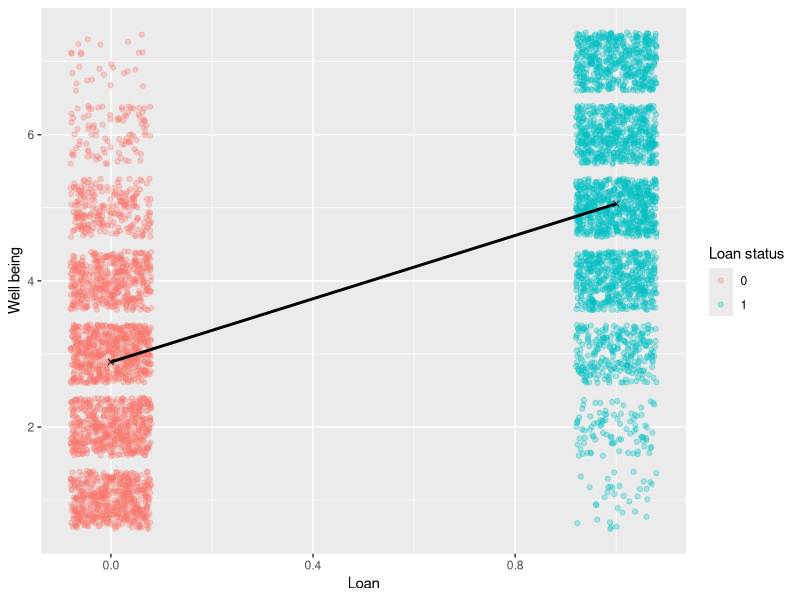
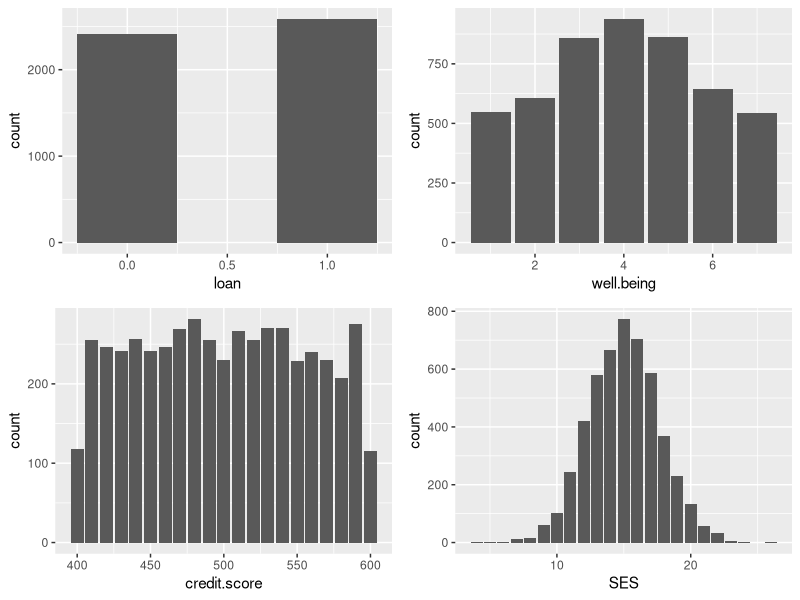
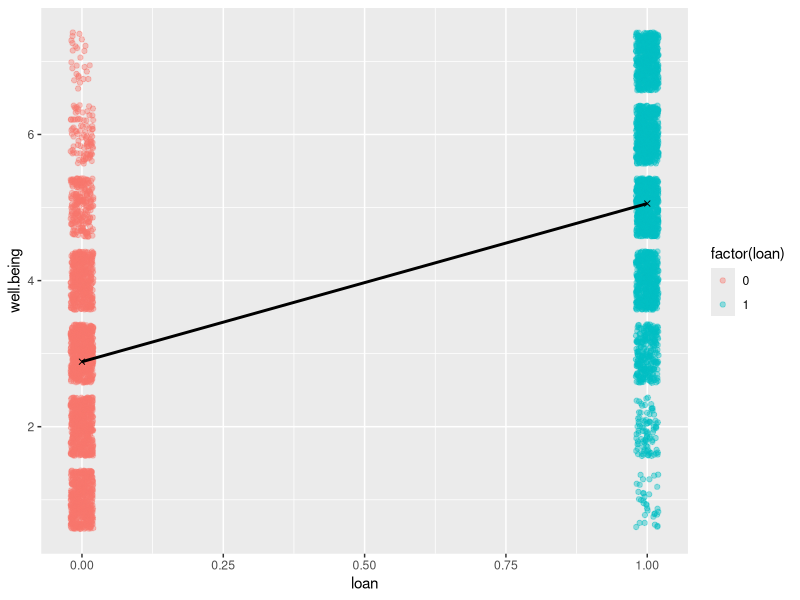
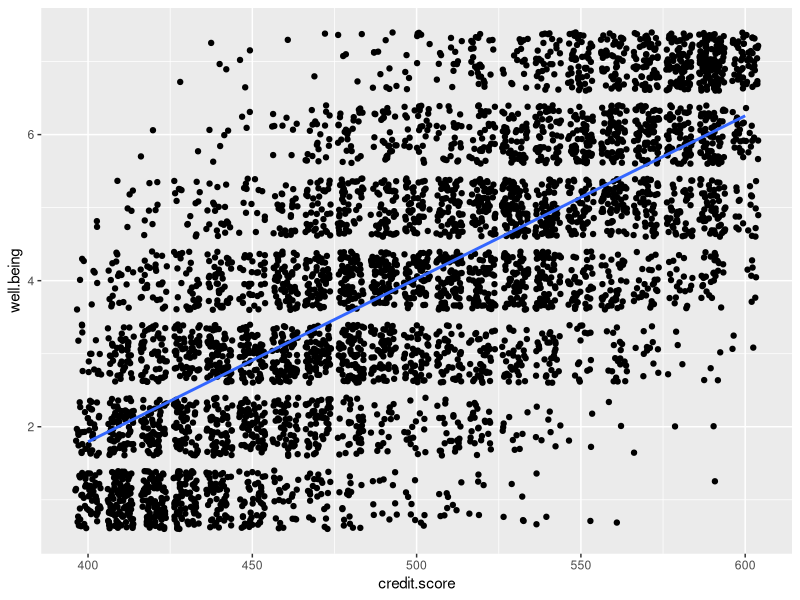
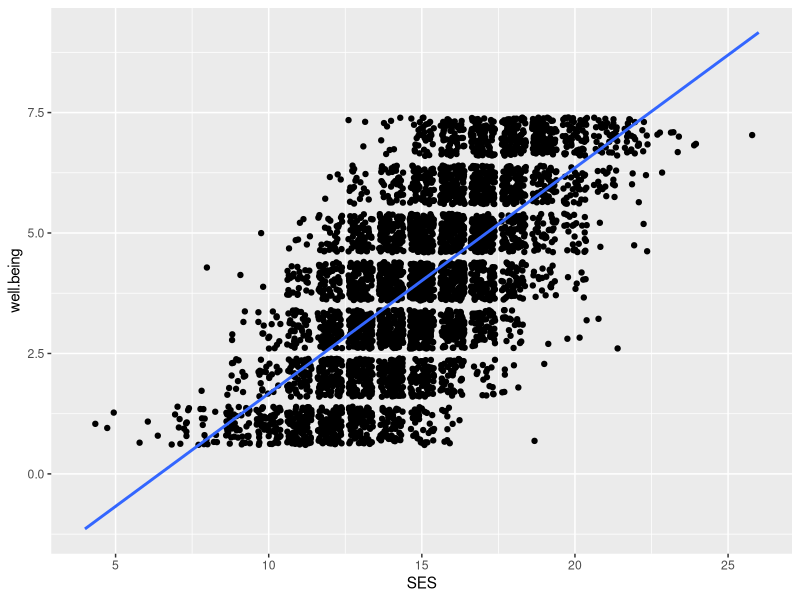
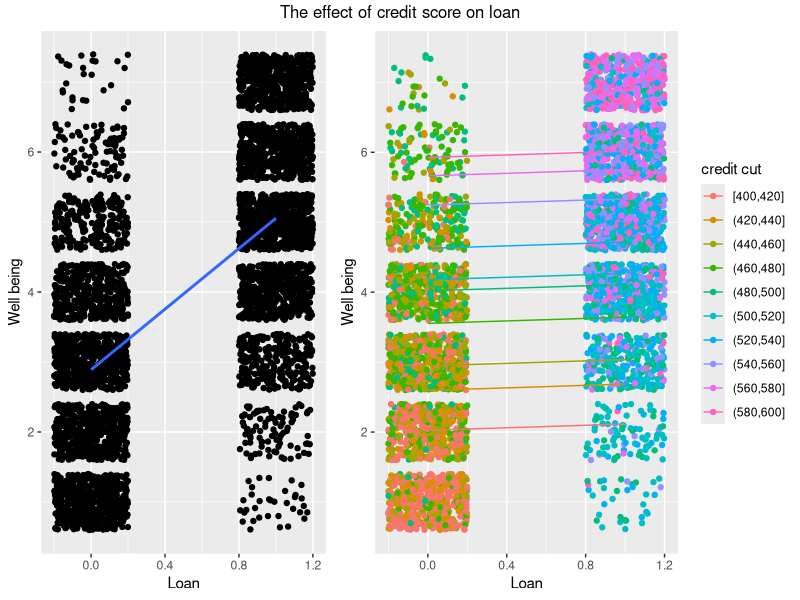
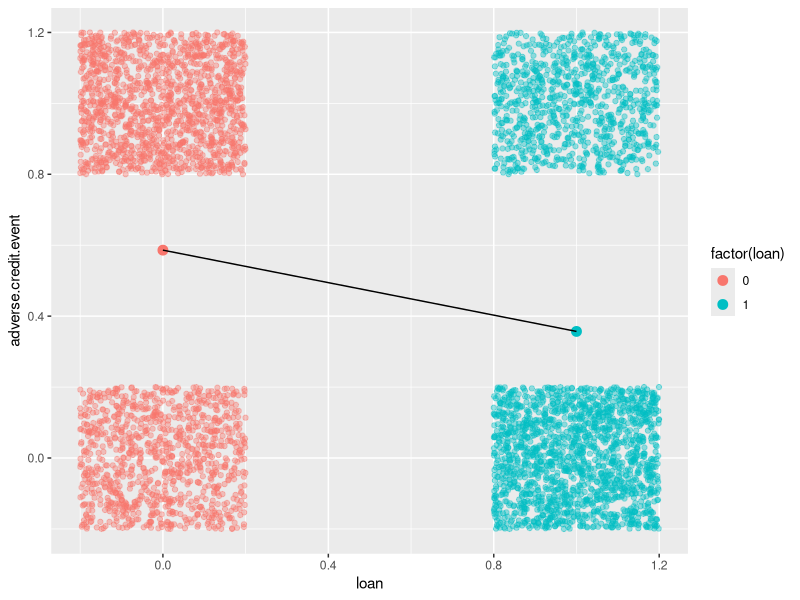
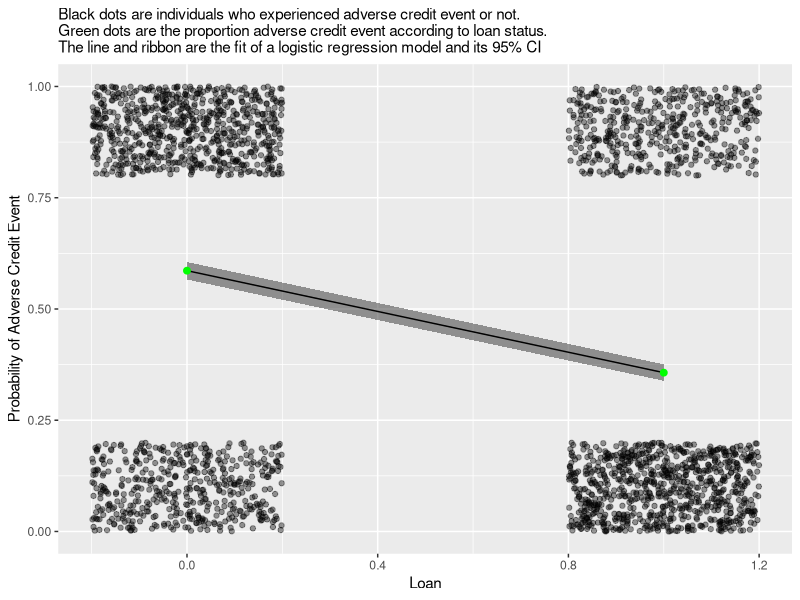

Reproduce these figures in R, in order. (Note: this script raises an error after producing the figures.)
## ---- chunk 1
library(tidyverse)
library(emmeans)
library(gridExtra)
library(grid)
options(width=100)
## ---- chunk 2
#Read the data and check the structure
payday <- read_csv("payday.csv")
glimpse(payday)
## ---- chunk 3
mean.wellbeing.loan <- payday %>% group_by(loan) %>% summarize(mean.well = mean(well.being))

ggplot(payday, aes(x=loan, y=well.being)) + geom_jitter(width = 0.08, alpha = 0.3, aes(col = factor(loan))) + geom_point(data = mean.wellbeing.loan, aes(x= loan, y = mean.well), shape=4) + geom_smooth(data = payday, mapping = aes(x=loan, y=well.being), method = "lm", se=FALSE, col ="black") + labs(x= "Loan", y="Well being") + guides(col=guide_legend(title="Loan status"))
## ---- chunk 4
#Graphical view of each column data of the data set
grid.arrange(ggplot(payday, aes(x=loan)) + geom_bar(width=0.5),
             ggplot(payday, aes(x=well.being)) + geom_bar(),
             ggplot(payday, aes(x=credit.score)) + geom_bar(),
             ggplot(payday, aes(x=SES)) + geom_bar()
)
## ---- chunk 5
#Brief graphical view of relationships bewteen the well.being column (target column) and the other columns
mean.wellbeing.loan <- payday %>% group_by(loan) %>% summarize(mean.well = mean(well.being))

ggplot(payday, aes(x=loan, y=well.being)) + geom_jitter(width = 0.02, alpha = 0.4, aes(col = factor(loan))) + geom_point(data = mean.wellbeing.loan, aes(x= loan, y = mean.well), shape=4) + geom_smooth(data = payday, mapping = aes(x=loan, y=well.being), method = "lm", se=FALSE, col ="black")

ggplot(payday, aes(x=credit.score, y=well.being)) + geom_jitter() + geom_smooth(method = "lm", se=FALSE)

ggplot(payday, aes(x=SES, y=well.being)) + geom_jitter() + geom_smooth(method = "lm", se=FALSE)
## ---- chunk 6
#Making a linear regression model using only loan data
m.wellbeing.by.loan <- lm(well.being ~ loan, data = payday)
summary(m.wellbeing.by.loan)
cbind(coefficient=coef(m.wellbeing.by.loan), confint(m.wellbeing.by.loan))
( m.wellbeing.loan.emm <- summary(emmeans(m.wellbeing.by.loan, ~loan)) )
## ---- chunk 7
anova(m.wellbeing.by.loan)
## ---- chunk 8
#Making linear regression model with credit.score and loan
m.wellbeing.by.credit.loan <- lm(well.being ~ credit.score + loan, data = payday)
summary(m.wellbeing.by.credit.loan)
cbind(coefficient=coef(m.wellbeing.by.credit.loan), confint(m.wellbeing.by.credit.loan))
## ---- chunk 9
anova(m.wellbeing.by.credit.loan)
## ---- chunk 10
#Correlation check to assess the multicollinearity between the attributes
round(cor(payday[,c("credit.score", "loan", "SES")]), digits = 1)^2
## ---- chunk 11
#Graphical analysis showing the multicollinearity effect between credit.score an loan

credit.deciles <- quantile(pull(payday, credit.score), seq(0,1,.1))
payday.credit.cut <- payday %>% mutate(credit.cut = cut(credit.score, breaks=credit.deciles, include.lowest=TRUE))
payday.by.credit.cut.loan <- payday.credit.cut %>% group_by(credit.cut,loan) %>% summarise(mean.wellbeing=mean(well.being), mean.credit=mean(credit.score))

m.wellbeing.credit.cut.loan <- lm(well.being ~ credit.cut + loan, data=payday.credit.cut)
( m.wellbeing.credit.cut.loan.emm <- summary(emmeans(m.wellbeing.credit.cut.loan, ~credit.cut + loan)) )

grid.arrange(
	ggplot(payday.credit.cut, aes(y=well.being, x=loan)) + geom_jitter(width = 0.2) + geom_smooth(method = "lm", se=FALSE) + labs(x= "Loan", y="Well being"),
	ggplot(payday.credit.cut, aes(y=well.being, x=loan, col=credit.cut)) + geom_jitter(width = 0.2) + geom_line(data=m.wellbeing.credit.cut.loan.emm, aes(y=emmean, x=loan, col=credit.cut)) + guides(col=guide_legend(title="credit cut")) + labs(x= "Loan", y="Well being"),
	ncol=2 , widths=c(1,1.4), top = "The effect of credit score on loan"
)
## ---- chunk 12
m.wellbeing.by.loan.SES <- lm(well.being ~ loan + SES, data = payday)
summary(m.wellbeing.by.loan.SES)
cbind(coefficient=coef(m.wellbeing.by.loan.SES), confint(m.wellbeing.by.loan.SES))
## ---- chunk 13
mean.adverse.loan <- payday %>% group_by(loan) %>% summarize(mean.adverse = mean(adverse.credit.event))

ggplot(payday, aes(x=loan, y=adverse.credit.event, col = factor(loan))) + geom_jitter(alpha = 0.4, width = 0.2, height = 0.2) + geom_point(data = mean.adverse.loan, aes(x=loan, y=mean.adverse, col = factor(loan)), size = 3) + geom_line(data = mean.adverse.loan, aes(x=loan, y=mean.adverse), col = "black")
## ---- chunk 14
m.adverse.by.loan.binom <- glm(adverse.credit.event~loan, family=binomial, data=payday)

m.adverse.by.loan.credit.binom <- glm(adverse.credit.event~ credit.score * loan, family=binomial, data=payday)

m.adverse.by.loan.SES.binom <- glm(adverse.credit.event~ SES * loan, family=binomial, data=payday)

summary(m.adverse.by.loan.binom)
summary(m.adverse.by.loan.credit.binom)
summary(m.adverse.by.loan.SES.binom)

cbind(coef(m.adverse.by.loan.binom),confint(m.adverse.by.loan.binom))

m.adverse.by.loan.binom.emm <- summary(emmeans(m.adverse.by.loan.binom, ~loan, type="response"))
## ---- chunk 15
ggplot(m.adverse.by.loan.binom.emm, aes(x=loan, y=prob, ymin=asymp.LCL, ymax=asymp.UCL)) + 
    geom_ribbon(alpha=0.5) + geom_line() + 
    geom_jitter(data=payday, mapping=aes(y=adverse.credit.event, x=loan, ymin=NULL, ymax=NULL), alpha = 0.4, width = 0.2, height = 0.2) + 
    geom_point(data=mean.adverse.loan, mapping=aes(y=mean.adverse, x=loan, ymin=NULL, ymax=NULL), col="green", size=2) +
    labs(x="Loan", y="Probability of Adverse Credit Event", subtitle="Black dots are individuals who experienced adverse credit event or not.\nGreen dots are the proportion adverse credit event according to loan status.\nThe line and ribbon are the fit of a logistic regression model and its 95% CI") + 
    ylim(0,1)
## ---- chunk 16
Age.deciles <- quantile(titanic$Age, probs=seq(0,1,0.1))
titanic <- titanic %>% mutate(Age.Decile=cut(Age, breaks=Age.deciles, include.lowest=TRUE))
titanic.by.age.sex <- titanic %>% group_by(Age.Decile,Sex) %>% summarise(Proportion.Survived=mean(Survived), decile.mean.age=mean(Age))

ggplot(summary(m.titanic.by.age.sex.binom.emm), aes(x=Age, col=Sex, fill=Sex, y=prob, ymin=asymp.LCL, ymax=asymp.UCL)) + 
    geom_ribbon(alpha=0.5) + geom_line() + 
    geom_jitter(data=titanic, mapping=aes(y=Survived, x=Age, col=Sex, ymin=NULL, ymax=NULL), height=0.04, width=0, alpha=0.5) + 
    geom_point(data=titanic.by.age.sex, mapping=aes(y=Proportion.Survived, x=decile.mean.age, col=Sex, ymin=NULL, ymax=NULL), size=2, shape=3) +
    labs(x="Age / Years", y="Probability of Survival", subtitle="Dots are individuals who survive or die.\n+s are the proportion surviving in each age decile.\nThe line and ribbon are the fit of a logistic regression model and its 95% CI") + 
    ylim(-0.05,1.05)
